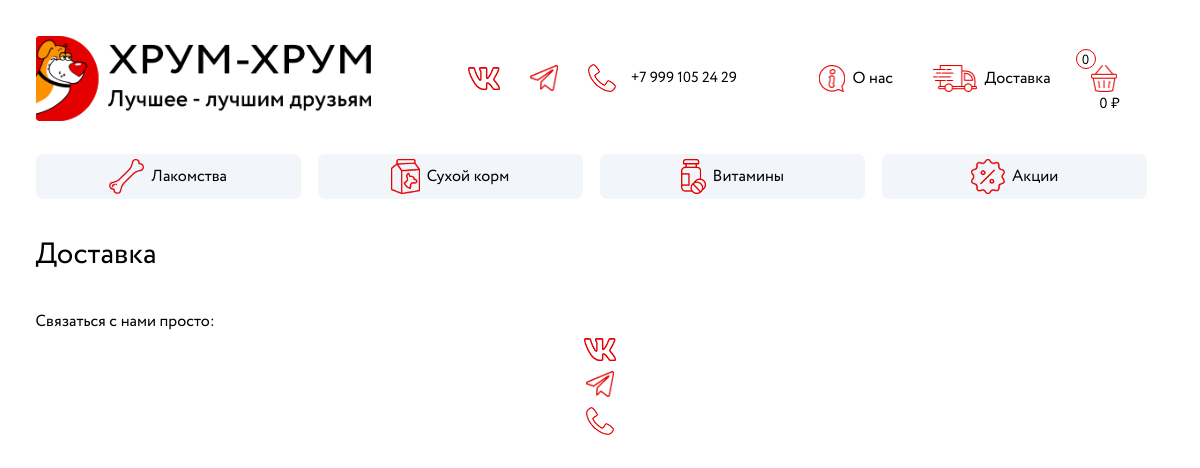
/transport/, run on the app's committed database.
### catalog/models.py (models this page shows, shortened)
class Category(models.Model):
    name = models.CharField(max_length=25, verbose_name='Наименование')
    slug = models.SlugField(max_length=25, unique=True, db_index=True, verbose_name='URL')
    def get_absolute_url(self):
        return reverse('category', kwargs={'slug': self.slug})
    class Meta:
        verbose_name = 'Категоря'
        verbose_name_plural = 'Категории'
        ordering = ('id',)
        index_together = (('id', 'slug'),)

### catalog/views.py (the view)
# urls.py: path('transport/', Transport.as_view(), name='transport'),
class Transport(DataMixin, TemplateView):
    template_name = 'catalog/transport.html'
    def get_context_data(self, *, objects_list=None, **kwargs):
        context = super().get_context_data(**kwargs)
        context['name'] = 'Доставка'
        c_def = self.get_user_context()
        return dict(list(context.items()) + list(c_def.items()))

### catalog/utils.py (called while the page is built)
    def get_cart_session(self):
        return {int(k[5:]): int(v) for k, v in self.request.session.items() if 'cart' in k}

    def get_cart_price(self):
        cart_id = []
        cart_price = []
        for k, v in self.get_cart_session().items():
                cart_id.append(str(k))
                cart_price.append(str(v * Product.objects.get(pk=k).price))
        return {'cart_id': ' '.join(cart_id),
                'cart_price': ' '.join(cart_price),
                'cart_total_price': sum([float(i) for i in cart_price]),
                }

    def get_user_context(self, **kwargs):
        cart_price = self.get_cart_price()
        context = kwargs
        context['toolbar'] = toolbar
        context['cats'] = Category.objects.all()
        context['cart_id'] = cart_price['cart_id']
        context['cart_price'] = cart_price['cart_price']
        context['cart_total_price'] = cart_price['cart_total_price']
        return context

### catalog/templates/catalog/transport.html (shortened to what this page needs)
{% extends 'catalog/base.html' %}
{% block content %}
<h1> {{name}} </h1>
{% endblock %}

### catalog/templates/catalog/base.html (shortened to what this page needs)
{% load static %}
<!DOCTYPE html>
<html>
<head>
	<link rel="stylesheet" href="{% static 'catalog/css/styles_desktop.css' %}">
	<link rel="stylesheet" href="{% static 'catalog/css/styles_mobile.css' %}">
	<link rel="stylesheet" href="{% static 'catalog/css/btn.css' %}">
</head>
<body>
{% block apptoolbar %}
<div class = "container menu">
	<div class="container top-container">
		<div>
		<a class="logo" href="{{ cats.0.get_absolute_url }}"> <img class="logo_img" src="{% static 'catalog/images/logo.png' %}" alt=""> </a>
		</div>
		<div class="toolbar_contact">
			<a class="social" href="#">
				<img class="logo_vk" src="{% static 'catalog/images/vk.png' %}" alt="">
			</a>
			<a class="social" href="#">
				<img class="logo_telegram" src="{% static 'catalog/images/telegram.png' %}" alt="">
			</a>
			<a class="phone" href="tel:+79991052429">
				<img class="logo_phone" src="{% static 'catalog/images/phone.png' %}" alt="">
			<span class="text_phone">+7 999 105 24 29</span>
		</a>
		</div>
		<div class="toolbar_main">
	    {% for i in toolbar %}
	    	{% if i.url_name == 'cart' %}
			<a class="toolbar" id="{{ i.url_name }}" href="{% url i.url_name %}">
				<img class="logo_{{ i.url_name }}" src="{% static i.src %}" alt="">
				<span class="total_quantity"> </span>
				<span class="total_price"> {{ cart_total_price }} ₽ </span>
			</a>
			{% else %}
			<a class="toolbar" id="{{ i.url_name }}" href="{% url i.url_name %}">
				<img class="logo_{{ i.url_name }}" src="{% static i.src %}" alt="">
				<span class="text_{{ i.url_name }}">{{i.name}}</span>
			</a>
			{% endif %}
	    {% endfor %}
	</div>
	</div>
{% endblock apptoolbar %}
<div class="cats_bar">
	{% for i in cats %}
	<a class="cat_bar" href="{{ i.get_absolute_url }}">
		<img class="logo_{{ i.slug }}" src='{% static "catalog/images/" %}{{ i.slug }}.png' alt="">
		<span class="text_{{ i.slug }}">{{i.name}}</span>
	</a>
	{% endfor %}
</div>
</div>
{% block content %}
{% endblock %}
<div class="contact_mobile">
	<span class="contact_text_mobile">Связаться с нами просто:</span>
	<div class="toolbar_contact_mobile">
		<a class="social" href="#">
			<img class="logo_vk" src="{% static 'catalog/images/vk.png' %}" alt="">
		</a>
		<a class="social" href="#">
			<img class="logo_telegram" src="{% static 'catalog/images/telegram.png' %}" alt="">
		</a>
		<a class="phone" href="tel:+79991052429">
			<img class="logo_phone" src="{% static 'catalog/images/phone.png' %}" alt="">
		</a>
	</div>
</div>
</body>
</html>

### catalog/static/catalog/css/styles_desktop.css (style rules this page uses)
html, body { font-family: Circe; height: 100%; max-height: 100%; margin: 1% 1% 1% 1%; }
body { background-color: white; }
@media (min-width: 600px) { a, h1 { color: #000000; text-decoration: none; font-weight: 350; font-size: 12pt; } }
@media (min-width: 600px) { h1 { font-size: 22pt; margin-top: 3%; } }
@media (min-width: 600px) { .top-container { display: flex; justify-content: space-between; align-items: center; font-weight: 350; } }
@media (min-width: 600px) { .logo { display: flex; } }
@media (min-width: 600px) { .toolbar_main { display: flex; } }
@media (min-width: 600px) { .toolbar { padding: 0 40px 0 0; } }
@media (min-width: 600px) { .toolbar_contact, .social, .phone, .toolbar { width: auto; display: flex; align-items: center; justify-content: center; } }
@media (min-width: 600px) { .logo_img { height: 85px; } }
@media (min-width: 600px) { .logo_phone, .logo_cart, .logo_transport, .logo_about { height: 27px; } }
@media (min-width: 600px) { .logo_vk, .logo_telegram, .logo_phone { padding: 5px 15px 5px 15px; } }
@media (min-width: 600px) { .logo_vk { height: 23px; } }
@media (min-width: 600px) { .logo_telegram { height: 26px; } }
@media (min-width: 600px) { .logo_phone { height: 28px; } }
@media (min-width: 600px) { .text_cart, .text_transport, .text_about { padding-left: 7px; } }
@media (min-width: 600px) { .text_phone { font-size: 11pt; } }
@media (min-width: 600px) { .total_quantity, .total_price { display: block; position: absolute; } }
@media (min-width: 600px) { .total_quantity { display: flex; justify-content: center; margin-bottom: 38px; margin-left: -44px; font-size: 10pt; border-radius: 50%; border: 1.5px solid #E40001; width: 18px; height: 18px; } }
@media (min-width: 600px) { .total_price { margin-bottom: -51px; margin-left: 4px; font-size: 11pt; width: 70px; text-align: center; } }
@media (min-width: 600px) { .cats_bar { display: flex; justify-content: space-between; align-items: center; margin-top: 3%; } }
@media (min-width: 600px) { .cat_bar { font-weight: 350; display: flex; justify-content: center; align-items: center; width: 25%; margin: 0px 17px 0px 0px; padding: 5px 0px 5px 0px; background-color: #F2F6FA; border-radius: 7px; } }
@media (min-width: 600px) { .logo_lakomstva, .logo_suhoj-korm, .logo_akcii, .logo_vitaminy { height: 35px; padding-right: 7px; } }

### catalog/static/catalog/css/styles_mobile.css (style rules this page uses)
html, body { font-family: Circe; }
body { background-color: white; margin: 2% 2% 2% 2%; }

### catalog/static/catalog/css/btn.css (style rules this page uses)
.quantity_inner .bt_minus, .quantity_inner .bt_plus, .quantity_inner .bt_buy_product, .quantity_inner .input_quantity, { height: 30px; width: 40px; padding: 0; border: 0; background: #FFF; cursor: pointer; outline: 0; border-radius: 26px; }

### data on the page
Category: slug (picture), name "Лакомства"
Category: slug (picture), name "Сухой корм"
Category: slug (picture), name "Витамины"
Category: slug (picture), name "Акции"

### other printed values
{{ i.name }} "О нас" "Доставка"
{{ cart_total_price }} "0"
{{ name }} "Доставка"
